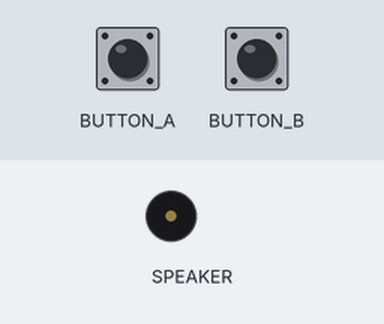
Bench run of a program on a simulated Circuit Playground running CircuitPython. Parts: buzzer (waves = sounding). The test bench sets the inputs (shaded band). Random numbers come from a fixed seed.

Above: at 1.2 s.
1.3 s: button A pressed for 0.15 s
At 4.17 s:
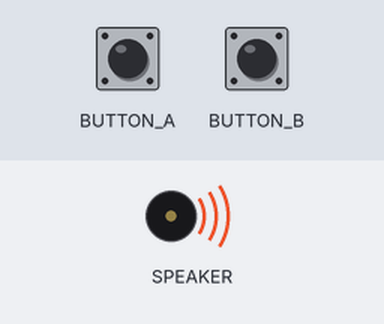
Timing chart, 0 to 10.3 s (numbered marks = the images above; inputs shaded):
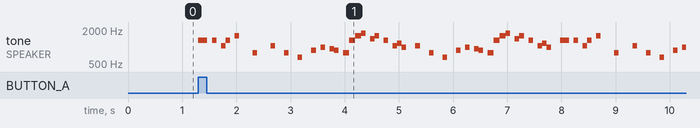

The program:

stop_melody2.py
```python
# (licence header left out)
import time
import random
from adafruit_circuitplayground.express import cpx

# This brings in the song to play
import melody
number_of_notes = len(melody.melody)

# Loop forever
while True:
    if cpx.button_a or cpx.button_b:
        game_length = random.randint(number_of_notes, 6*number_of_notes)
        note_to_play = 0
        for i in range(game_length):
            note_duration = 1 / melody.tempo[note_to_play]
            note = melody.melody[note_to_play]
            if note == 0:
                time.sleep(note_duration)
            else:
                cpx.play_tone(note, note_duration)
            note_to_play += 1
            note_to_play = note_to_play if note_to_play < number_of_notes else 0                
```

pitches.py
```python
#********************************************************************
#* Musical Notes via https://www.arduino.cc/en/Tutorial/ToneMelody  *
#********************************************************************

NOTE_B0  = 31
NOTE_C1  = 33
NOTE_CS1 = 35
NOTE_D1  = 37
NOTE_DS1 = 39
NOTE_E1  = 41
NOTE_F1  = 44
NOTE_FS1 = 46
NOTE_G1  = 49
NOTE_GS1 = 52
NOTE_A1  = 55
NOTE_AS1 = 58
NOTE_B1  = 62
NOTE_C2  = 65
NOTE_CS2 = 69
NOTE_D2  = 73
NOTE_DS2 = 78
NOTE_E2  = 82
NOTE_F2  = 87
NOTE_FS2 = 93
NOTE_G2  = 98
NOTE_GS2 = 104
NOTE_A2  = 110
NOTE_AS2 = 117
NOTE_B2  = 123
NOTE_C3  = 131
NOTE_CS3 = 139
NOTE_D3  = 147
NOTE_DS3 = 156
NOTE_E3  = 165
NOTE_F3  = 175
NOTE_FS3 = 185
NOTE_G3  = 196
NOTE_GS3 = 208
NOTE_A3  = 220
NOTE_AS3 = 233
NOTE_B3  = 247
NOTE_C4  = 262
NOTE_CS4 = 277
NOTE_D4  = 294
NOTE_DS4 = 311
NOTE_E4  = 330
NOTE_F4  = 349
NOTE_FS4 = 370
NOTE_G4  = 392
NOTE_GS4 = 415
NOTE_A4  = 440
NOTE_AS4 = 466
NOTE_B4  = 494
NOTE_C5  = 523
NOTE_CS5 = 554
NOTE_D5  = 587
NOTE_DS5 = 622
NOTE_E5  = 659
NOTE_F5  = 698
NOTE_FS5 = 740
NOTE_G5  = 784
NOTE_GS5 = 831
NOTE_A5  = 880
NOTE_AS5 = 932
NOTE_B5  = 988
NOTE_C6  = 1047
NOTE_CS6 = 1109
NOTE_D6  = 1175
NOTE_DS6 = 1245
NOTE_E6  = 1319
NOTE_F6  = 1397
NOTE_FS6 = 1480
NOTE_G6  = 1568
NOTE_GS6 = 1661
NOTE_A6  = 1760
NOTE_AS6 = 1865
NOTE_B6  = 1976
NOTE_C7  = 2093
NOTE_CS7 = 2217
NOTE_D7  = 2349
NOTE_DS7 = 2489
NOTE_E7  = 2637
NOTE_F7  = 2794
NOTE_FS7 = 2960
NOTE_G7  = 3136
NOTE_GS7 = 3322
# CPX currently doesn't support freq > 3500
#NOTE_A7  = 3520
#NOTE_AS7 = 3729
#NOTE_B7  = 3951
#NOTE_C8  = 4186
#NOTE_CS8 = 4435
#NOTE_D8  = 4699
#NOTE_DS8 = 4978
```

Source omitted: melody.py (data table, 1145 bytes)

Measured:
- after the input at 1.3 s, tone on SPEAKER: plays 1319 Hz for 0.17 s, 1319 Hz for 0.08 s, 1047 Hz for 0.08 s, 1319 Hz for 0.08 s, 1568 Hz for 0.08 s, 784 Hz for 0.08 s … (51 notes in this stretch), starting at once
